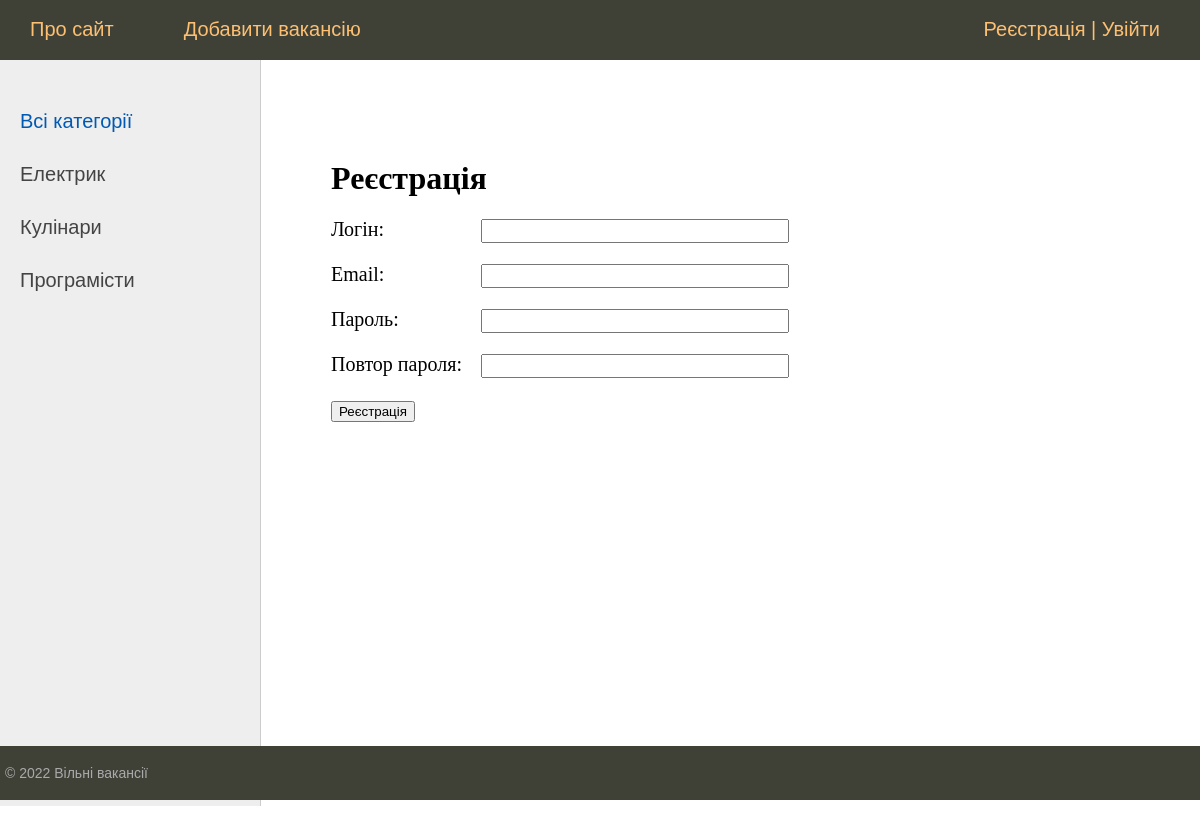
Screenshot of /register/ with the database file from the repository.
### vacancies/models.py (models this page shows, shortened)
class Profession(models.Model):
    name = models.CharField(max_length=100, db_index=True, verbose_name='Професія')
    def get_absolute_url(self):
        return  reverse('profession', kwargs={'pr_id': self.pk})
    class Meta:
        verbose_name = 'Професія'
        verbose_name_plural ='Професія'
        ordering = ['id']

### vacancies/views.py (the view, shortened to what this page needs)
# urls.py: path('register/', RegisterUser.as_view(), name='register'),
class RegisterUser(DataMixin, CreateView):
    form_class = RegisterUserForm
    template_name = 'vacancies/register.html'
    success_url = reverse_lazy('login')
    def get_context_data(self, *, object_list=None, **kwargs):
        context = super().get_context_data(**kwargs)
        c_def = self.get_user_context(title="Реєстрація")
        return dict(list(context.items()) + list(c_def.items()))

### vacancies/forms.py
class RegisterUserForm(UserCreationForm):
    username = forms.CharField(label='Логін', widget=forms.TextInput(attrs={'class': 'form-input'}))
    email = forms.EmailField(label='Email', widget=forms.EmailInput(attrs={'class': 'form-input'}))
    password1 = forms.CharField(label='Пароль', widget=forms.PasswordInput(attrs={'class': 'form-input'}))
    password2 = forms.CharField(label='Повтор пароля', widget=forms.PasswordInput(attrs={'class': 'form-input'}))
    class Meta:
        model = User
        fields = ('username', 'email', 'password1', 'password2')

### vacancies/templatetags/vacancies_tag.py (called while the page is built)
@register.inclusion_tag('vacancies/list_categories.html')
def show_profession(sort:None, cat_selected=0):
    if not sort:
        cats = Profession.objects.all()
    else:
        cats = Profession.objects.order_by(sort)
    return {"cats": cats, "cat_selected": cat_selected}

### vacancies/utils.py (called while the page is built)
    def get_user_context(self, **kwargs):
        context = kwargs
        cats = Profession.objects.all()
        user_menu = menu.copy()
        if not self.request.user.is_authenticated:
            user_menu.pop(2)
        context['menu'] = user_menu
        context['cats'] = cats
        if 'cat_selected' not in context:
            context['cat_selected'] = 0
        return context

### vacancies/templates/vacancies/register.html (shortened to what this page needs)
{% extends 'vacancies/base.html' %}
{% block vumogu %}
<h1>{{title}}</h1>
<form method="post">
{% for f in form %}
<p><label class="form-label" for="{{ f.id_for_label }}">{{f.label}}: </label>{{ f }}</p>
{% endfor %}
    <button type="submit">Реєстрація</button>
</form>
{% endblock %}

### vacancies/templates/vacancies/list_categories.html
	{% for pr in cats %}
		{% if pr.pk == cat_selected %}
		<li class="selected">{{pr.name}}</li>
		{% else %}
		<li><a href="{{ pr.get_absolute_url }}">{{pr.name}}</a> </li>
		{% endif %}
		{% endfor %}

### vacancies/static/vacancies/css/styles.css (style rules this page uses)
html, body { font-family: 'Arial'; margin: 0; padding: 0; height: 100%; width: 100%; color: #444; }
a { color: #0059b2; text-decoration: none; }
.left-chapters ul li { margin: 30px 0 0 0; color: #999; }
.left-chapters ul li a { color: #444; text-decoration: none; }
.content-text h1 { font-size: 32px; }
.form-input { width: 300px; font-size: 16px; }
.form-label { display: inline-block; min-width: 150px; vertical-align: top; }

### rows the page displays
Profession: name "Електрик"
Profession: name "Кулінари"
Profession: name "Програмісти"

### other values shown
{{ m.title }} "Про сайт" "Добавити вакансію"
{{ title }} "Реєстрація"
{{ f.label }} "Логін" "Email" "Пароль" "Повтор пароля"
